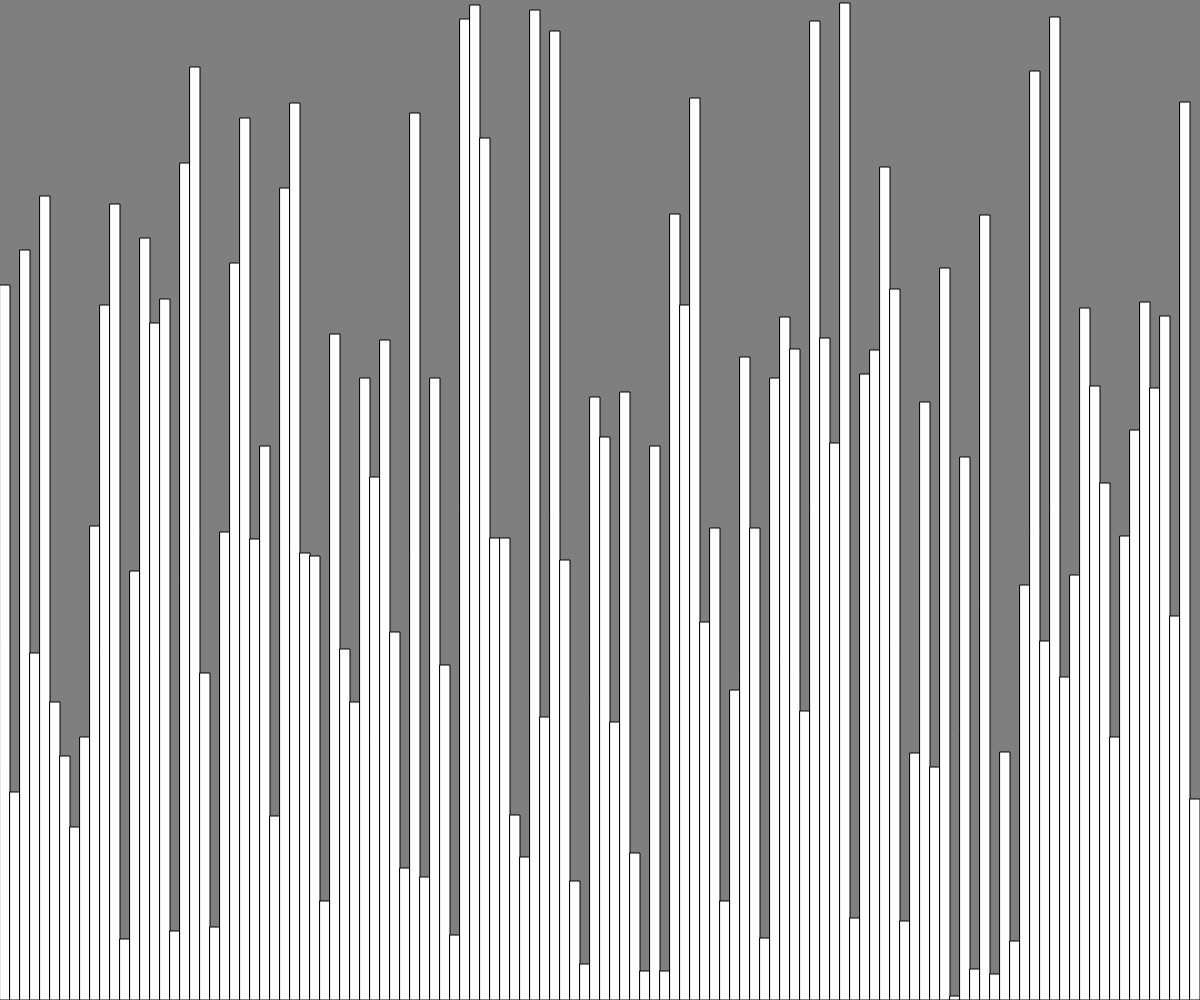
Frame 1 (no input)
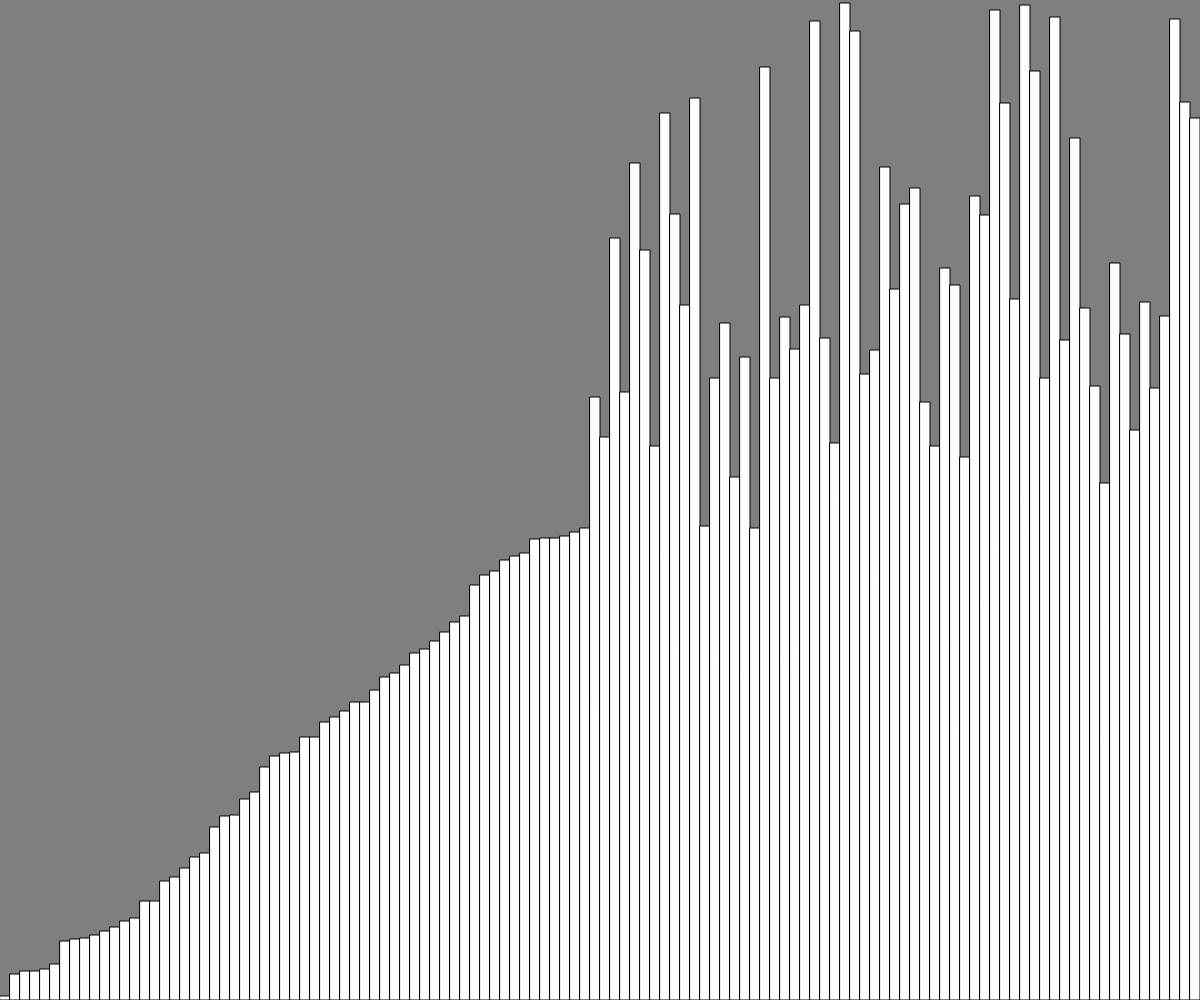
Frame 60 (no input)
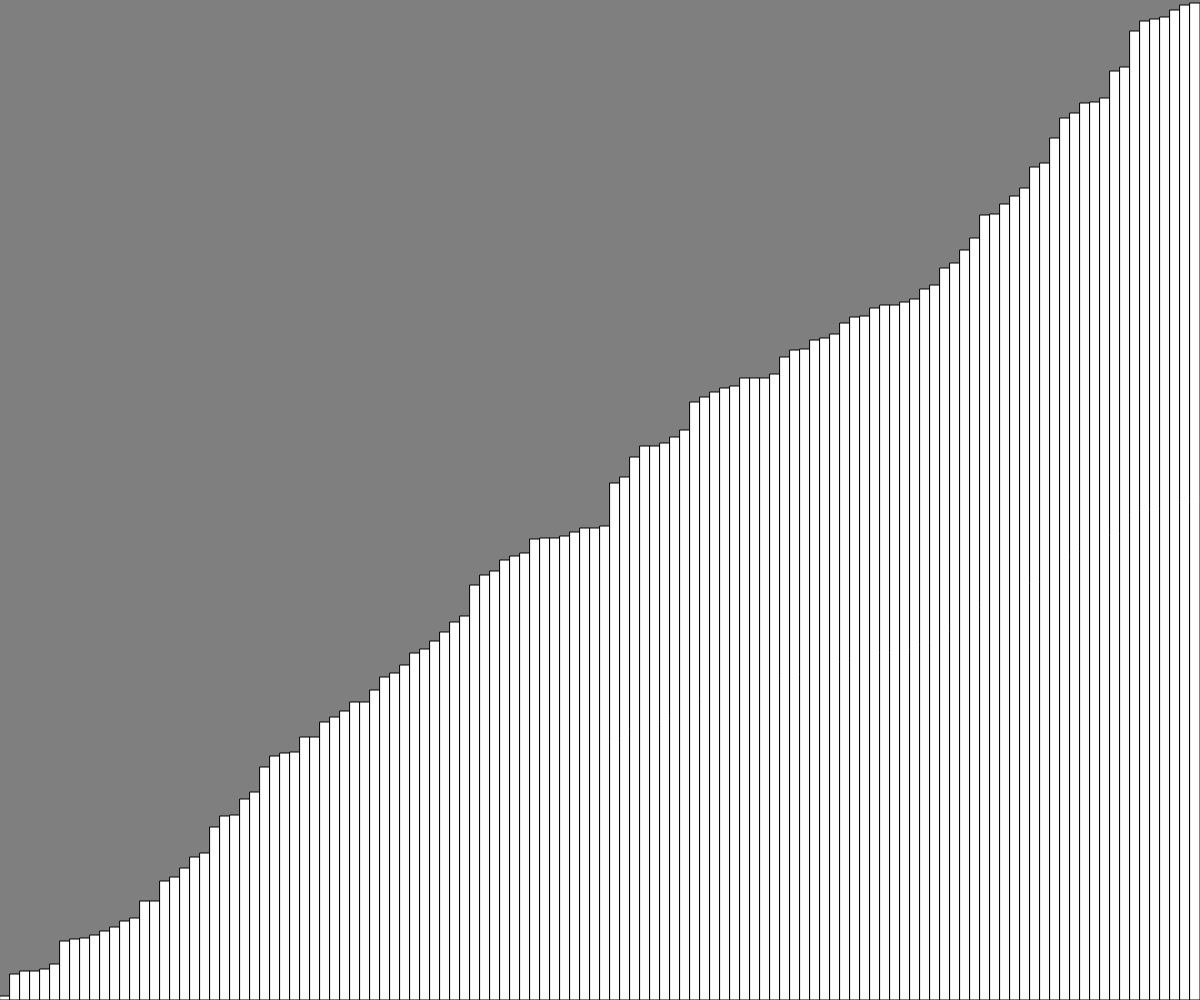
Frame 120 (the mouse pressed at the canvas centre since frame 60)

The p5.js sketch that drew these frames (run headless with seeded random() and noise() and a simulated clock; from frame 60 on, the mouse is pressed at the canvas centre):

// p5.js sketch
// ── sketch.js
let elements, sorter;

function setup() {
  createCanvas(windowWidth, windowHeight);
  elements = new Array(windowWidth/10);
  stroke(1);
  for (let i = 0; i < windowWidth/10; i++) {
    elements[i] = floor(random() * windowHeight) + 1;
  }
  sorter = selectionSort();
}

function draw() {
  background(127);
  let x = 0;
  for (let i = 0; i < elements.length; i++) {
    rect(x, windowHeight-elements[i], 10, elements[i]);
    x += 10;
  }
  if (sorter.next().done) {
    print("done!");
  }
}

function* selectionSort() {
  for (let i = 0; i < elements.length-1; i++) {
    let minIdx = i;
    for (let j = i + 1; j < elements.length; j++) {
      if (elements[j] < elements[minIdx]) minIdx = j;                        
    }
    swap(elements, minIdx, i);
    yield;
  }  
}

function swap(arr, a, b) {
  let tmp = arr[a];
  arr[a] = arr[b];
  arr[b] = tmp;
}
// ── algos.js
function* selectionSort() {
    for (let i = 0; i < elements.length-1; i++) {
      let minIdx = i;
      for (let j = i + 1; j < elements.length; j++) {
        if (elements[j] < elements[minIdx]) minIdx = j;                        
      }
      swap(elements, minIdx, i);
      yield;
    }  
  }

  function* bubbleSort() {
      for (let i = 0; i < elements.length; i++) {
          for (let j = 0; j < elements.length; j++) {
              if (elements[j] > elements[j+1]) swap(elements, j, j+1);
          }
          yield;
      }
  }
  
  function swap(arr, a, b) {
    let tmp = arr[a];
    arr[a] = arr[b];
    arr[b] = tmp;
  }
// ── style.css
* {
  font-family: 'Courier New', Courier, monospace;
}

html, body {
  margin: 0;
  padding: 0;
  height: 100%;
  overflow: hidden;
  background-color: #389393;
}

canvas {
  border-radius: 10px;
  border: 1px solid black;
}

#container {
  display: flex;
  justify-content: center;
  align-items: center;
  margin-top: 1em;
}

#navigation {
  display: grid;
  grid-template-columns: 1fr 1fr 1fr;
  margin-top: 1.2em;
}

.text {
  place-self: center;
  color: white;
  visibility: hidden;
}

.menu {
  display: flex;
  justify-content: center;
  place-self: center;
  height: 60%;
}

#select {
  padding: 0.4em 1em;
  color: #333333;
  background-color: #eeeeee;
  border: 0;
  cursor: pointer;
  border-radius: 5px;
  margin-right: 1em;
}

button {  
  background-color: #f5a25d;
  border: 1px solid black;
  border-radius: 6px;
  margin-right: 1em;
  cursor: pointer;
}

.github {
  text-decoration: none;
  justify-self: start;
  color: white;
}

.github:hover {
  color: #f5a25d;
}
